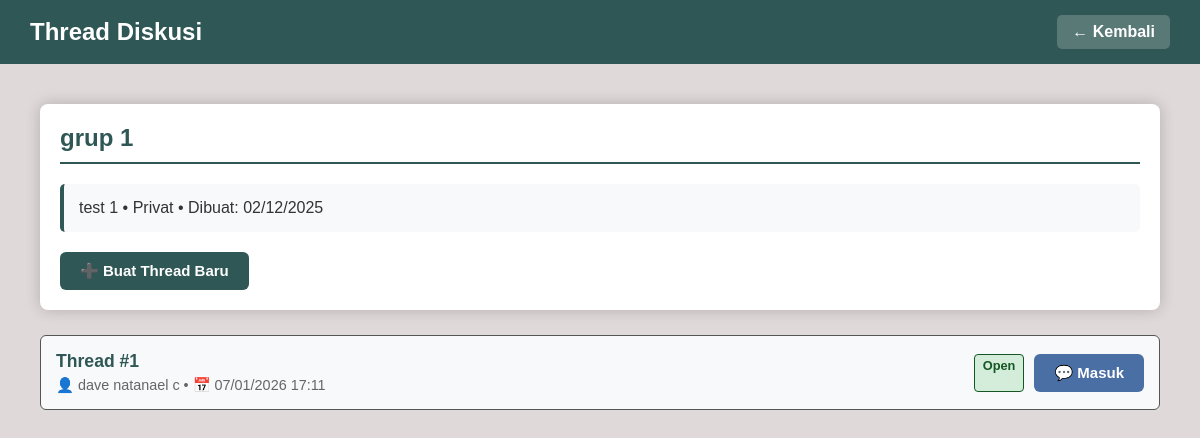
Page /thread/thread_list.php?idgrup=1 (signed in) on the committed database.
### tables this page shows
CREATE TABLE `grup` (
  `idgrup` int(11) NOT NULL,
  `username_pembuat` varchar(20) NOT NULL,
  `nama` varchar(45) DEFAULT NULL,
  `deskripsi` varchar(45) DEFAULT NULL,
  `tanggal_pembentukan` datetime DEFAULT NULL,
  `jenis` enum('Privat','Publik') DEFAULT NULL,
  `kode_pendaftaran` varchar(45) DEFAULT NULL
);

CREATE TABLE `thread` (
  `idthread` int(11) NOT NULL,
  `username_pembuat` varchar(20) NOT NULL,
  `idgrup` int(11) NOT NULL,
  `tanggal_pembuatan` datetime DEFAULT NULL,
  `status` enum('Open','Close') DEFAULT 'Open'
);

### Database.php (called while the page is built, shortened)
<?php
class Database
{
    private $host = "localhost";
    private $username = "root";
    private $password = "";
    private $database = "fullstack";
    private $connection;
    public function __construct()
    {
        $this->connection = new mysqli(
            $this->host,
            $this->username,
            $this->password,
            $this->database
        );
    }
    public function prepare($sql)
    {
        return $this->connection->prepare($sql);
    }
}
class GrupModel
{
    private $db;
    public function __construct()
    {
        $this->db = new Database();
    }
    public function getGrupByID($idgrup)
    {
        $sql = "SELECT * FROM grup WHERE idgrup = ?";
        $stmt = $this->db->prepare($sql);
        $stmt->bind_param("i", $idgrup);
        $stmt->execute();
        $result = $stmt->get_result();
        return $result->fetch_assoc();
    }
}
class ThreadModel
{
    private $db;
    public function __construct()
    {
        $this->db = new Database();
    }
    public function getThreadsByGrup($idgrup)
    {
        $sql = "SELECT t.*,
                CASE
                    WHEN a.npk_dosen IS NOT NULL THEN d.nama
                    WHEN a.nrp_mahasiswa IS NOT NULL THEN m.nama
                    ELSE a.username
                END AS nama_pembuat
                FROM thread t
                JOIN akun a ON t.username_pembuat = a.username
                LEFT JOIN dosen d ON a.npk_dosen = d.npk
                LEFT JOIN mahasiswa m ON a.nrp_mahasiswa = m.nrp
                WHERE t.idgrup = ?
                ORDER BY t.tanggal_pembuatan DESC";
        $stmt = $this->db->prepare($sql);
        $stmt->bind_param("i", $idgrup);
        $stmt->execute();
        $result = $stmt->get_result();
        $threads = [];
        while ($row = $result->fetch_assoc()) {
            $threads[] = $row;
        }
        return $threads;
    }
}
?>

### thread/thread_list.php (the view, shortened to what this page needs)
<?php
require_once '../Database.php';
$threadModel = new ThreadModel();
$grupModel = new GrupModel();
$idgrup = (int) $_GET['idgrup'];
$role = $_SESSION['role'];
$grup = $grupModel->getGrupByID($idgrup);
$threads = $threadModel->getThreadsByGrup($idgrup);
if ($role === 'mahasiswa') {
    $backLink = "../mahasiswa/grup/mhs_detail_grup.php?id=" . $idgrup;
} elseif ($role === 'dosen') {
    $backLink = "../dosen/grup/detail_group.php?id=" . $idgrup;
} else {
    $backLink = "login.php";
}
?>
<!DOCTYPE html>
<html lang="id">
<head>
    <link rel="stylesheet" href="../css/style.css">
</head>
<body>
    <header>
        <h2>Thread Diskusi</h2>
        <nav>
            <a href="<?php echo $backLink; ?>">&larr; Kembali</a>
        </nav>
    </header>
    <main class="container">
        <div class="box">
            <h2 class="form-title"><?php echo htmlspecialchars($grup['nama']); ?></h2>
            <div class="group-info">
                <?php echo htmlspecialchars($grup['deskripsi']); ?> •
                <?php echo $grup['jenis']; ?> •
                Dibuat: <?php echo date('d/m/Y', strtotime($grup['tanggal_pembentukan'])); ?>
            </div>
            <div style="margin-top: 20px;">
                <a href="create_thread.php?idgrup=<?php echo $idgrup; ?>" class="btn">
                    ➕ Buat Thread Baru
                </a>
            </div>
        </div>
        <?php if (!empty($threads)): ?>
            <div class="thread-list">
                <?php foreach ($threads as $thread): ?>
                    <div class="thread-item">
                        <div class="thread-info">
                            <div class="thread-title">
                                <?php echo htmlspecialchars($thread['judul'] ?? 'Thread #' . $thread['idthread']); ?>
                            </div>
                            <div class="thread-meta">
                                👤 <?php echo htmlspecialchars($thread['nama_pembuat']); ?> •
                                📅 <?php echo date('d/m/Y H:i', strtotime($thread['tanggal_pembuatan'])); ?>
                            </div>
                        </div>
                        <div class="thread-actions">
                            <span class="thread-status <?php echo $thread['status'] == 'Open' ? 'status-open' : 'status-close'; ?>">
                                <?php echo $thread['status']; ?>
                            </span>
                            <?php if ($thread['status'] == 'Open'): ?>
                                <a href="chat.php?idthread=<?php echo $thread['idthread']; ?>" class="btn btn-thread">
                                    💬 Masuk
                                </a>
                            <?php else: ?>
                                <a href="chat.php?idthread=<?php echo $thread['idthread']; ?>" class="btn-cancel">
                                    Lihat Chat
                                </a>
                            <?php endif; ?>
                        </div>
                    </div>
                <?php endforeach; ?>
            </div>
        <?php endif; ?>
    </main>
</body>
</html>

### css/style.css (style rules this page uses)
@media (prefers-color-scheme: light) { :root { --bg-body: #E0D9D9; --bg-card: #ffffff; --text-main: #333333; --primary-color: #2F5755; --btn-bg: #2F5755; --border-color: #555; --input-bg: #ffffff; --shadow-color: rgba(0, 0, 0, 0.2); --title-color: #2F5755; --text-muted: #666666; --bg-thread-item: #f8f9fa; --btn-thread-bg: #4a6fa5; --status-open-bg: #d4edda; --status-open-text: #155724; --status-close-bg: #f8d7da; --status-close-text: #721c24; --chat-bg-area: #efe7dd; --chat-bubble-sent: #dcf8c6; --chat-bubble-received: #ffffff; --chat-text-sent: #333; --chat-header-border: #ddd; } }
body { font-family: Arial, sans-serif; background-color: var(--bg-body); color: var(--text-main); margin: 0; min-height: 100vh; }
header { background-color: var(--primary-color); color: white; padding: 15px 30px; display: flex; justify-content: space-between; align-items: center; }
header h2 { margin: 0; font-size: 1.5rem; color: white; }
nav { display: flex; gap: 10px; }
nav a { color: white; text-decoration: none; background-color: rgba(255, 255, 255, 0.2); padding: 8px 15px; border-radius: 5px; font-weight: bold; }
main, .container { padding: 40px; max-width: 1200px; margin: 0 auto; }
h1, h2, h3 { color: var(--title-color); margin-top: 0; }
.box, .form-container { background: var(--bg-card); padding: 20px; margin-bottom: 25px; border-radius: 8px; box-shadow: 0 0 15px 0 var(--shadow-color); color: var(--text-main); }
.group-info { background: var(--bg-thread-item); padding: 15px; border-radius: 5px; margin-bottom: 20px; border-left: 4px solid var(--primary-color); }
.form-title { border-bottom: 2px solid var(--primary-color); padding-bottom: 10px; margin-bottom: 20px; }
button, .btn, .menu-button { display: inline-block; background-color: var(--btn-bg); color: white; padding: 10px 20px; border: none; border-radius: 6px; font-size: 15px; font-weight: bold; cursor: pointer; text-decoration: none; text-align: center; transition: background-color 0.3s; }
.btn-blue, a.btn-thread { background-color: var(--btn-thread-bg); color: white; }
.thread-list { list-style-type: none; padding: 0; }
.thread-item { background: var(--bg-thread-item); border: 1px solid var(--border-color); border-radius: 6px; padding: 15px; margin-bottom: 10px; display: flex; justify-content: space-between; align-items: center; flex-wrap: wrap; }
.thread-info { flex: 1; }
.thread-title { font-weight: bold; color: var(--title-color); font-size: 1.1em; }
.thread-meta { font-size: 0.9em; color: var(--text-muted); margin-top: 5px; }
.thread-actions { display: flex; gap: 10px; }
.thread-status { padding: 3px 8px; border-radius: 4px; font-size: 0.8em; font-weight: bold; }
.status-open, .alert-success { background-color: var(--status-open-bg); color: var(--status-open-text); border: 1px solid var(--status-open-text); }

### rows in the picture
grup: nama "grup 1", deskripsi "test 1", jenis "Privat", tanggal_pembentukan "02/12/2025"
thread: idthread "Thread #1", nama_pembuat "dave natanael c", tanggal_pembuatan "07/01/2026 17:11", status "Open"
